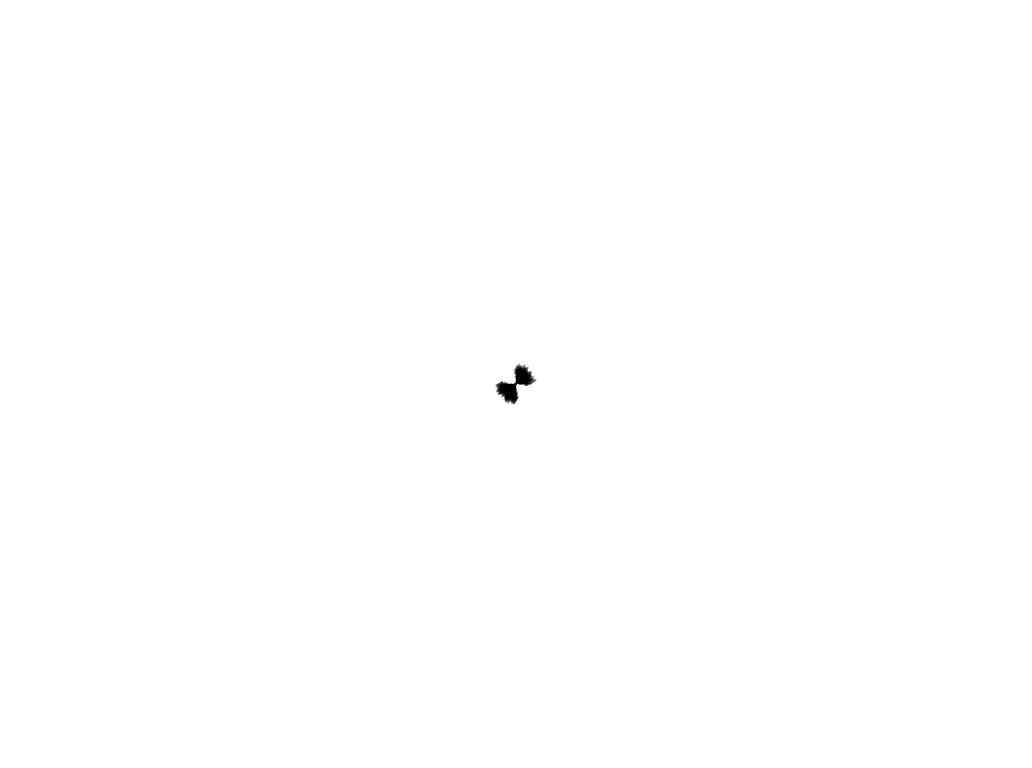
Frame 1 (no input)
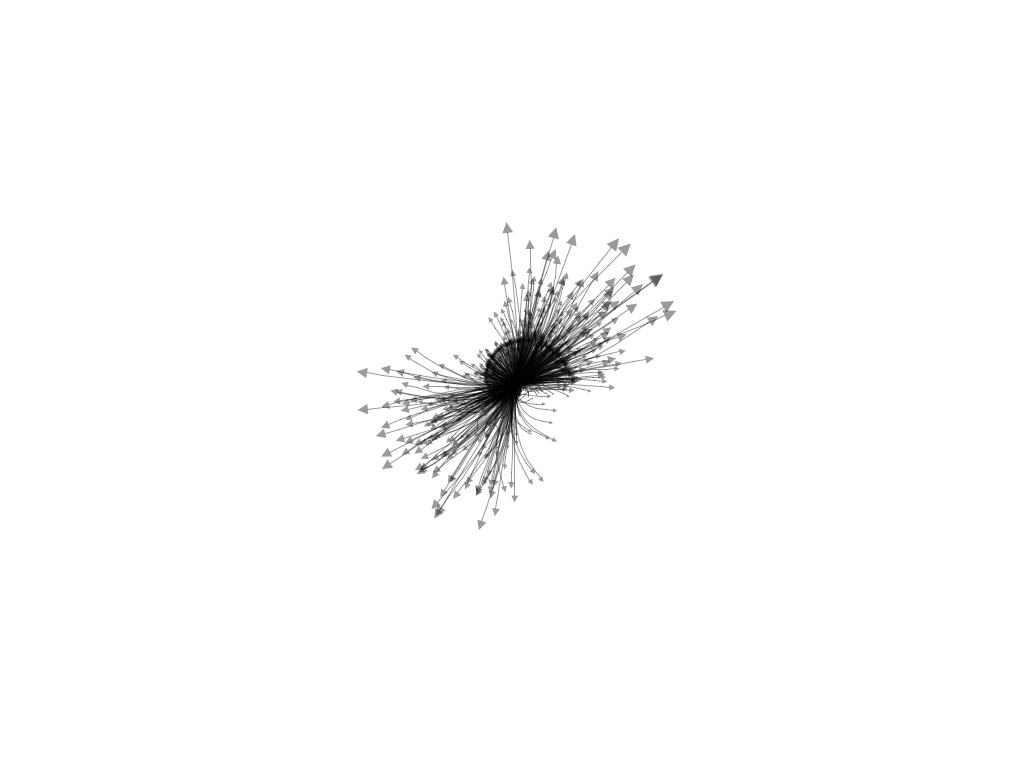
Frame 60 (the mouse pressed at the canvas centre just before this capture)
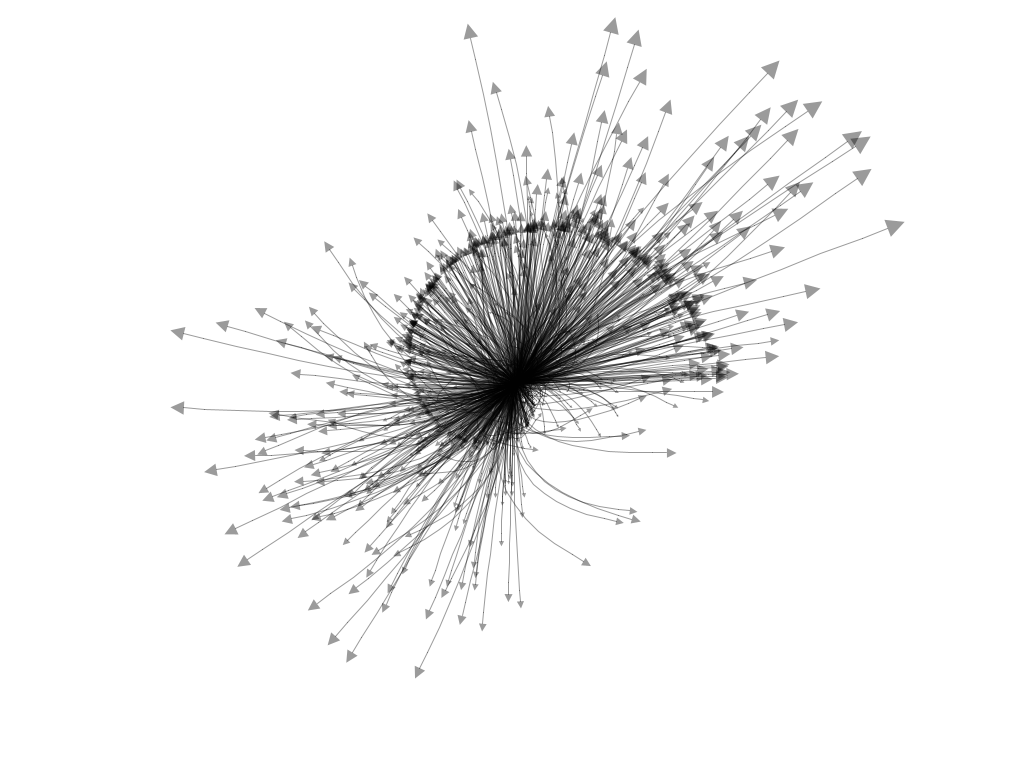
Frame 120 (the mouse held since frame 60 and released just before this capture)

The Processing sketch that drew these frames (run headless with seeded random() and noise(); from frame 60 on, the mouse is pressed at the canvas centre):

// Processing sketch: Drawingfunction
// ── Drawingfunction.pde
Particle[] particles = new Particle[1000];
boolean saving = false;
int count = 0;

void setup(){
  size(1032,768);
  smooth();
  
  //create particles
  for(int i = 0; i < particles.length; i++){
    particles[i] = new Particle(new PVector(width/2, height/2));
  }
}

void draw(){
  background(255);
  //draw the particles
  for(int i = 0; i < particles.length; i++){
    particles[i].update();
    particles[i].draw();
    if(particles[i].loc.x >= width && particles[i].loc.y >= height){
      count++;
      System.out.println("Trial: " + count + " Escapes: " + i + " x: " + 
                      particles[i].loc.x + " y: " + particles[i].loc.y);
      setup();
    }
  }
}

// ── Particle.pde
class Particle {
  PVector loc;
  PVector vel;
  PVector acc;
  
  PVector[] hist;
  int counter = 0;
  
  Particle(PVector l){
    float randmin = -HALF_PI;
    float randmax = 0;
    
    float r = random(0, TWO_PI);
    float x = cos(r) * r;
    float y = sin(r) * r;
    acc = new PVector(x / 250, y / 250);
    
    float q = random(-1, 1);
    r = random(randmin, randmax);
    x = cos(r) * q * q * q;
    y = sin(r) * q * q * q;
    vel = new PVector(2*x, 2*y);
    loc = l.get();
    hist = new PVector[1000];
  }
  
  void update(){
    vel.add(acc);
    loc.add(vel);
    
    //save location every 10 frames
    if(frameCount % 10 == 0 && counter < hist.length){
      hist[counter] = loc.get();
      counter++;
    }
  }
  
  void draw(){
    fill(100, 50);
    drawArrowHead(vel, loc, 10);
    noFill();
    //draw history path
    stroke(0, 100);
    beginShape();
    for(int i = 0; i < counter; i++){
      vertex(hist[i].x, hist[i].y);
    }
    if(counter > 0) vertex(loc.x, loc.y);
    endShape();
  }
  
  void drawArrowHead(PVector v, PVector loc, float scale){
    pushMatrix();
    float arrowsize = 4;
    // translate to location to render vector
    translate(loc.x, loc.y);
    
    // rotate to heading
    rotate(v.heading2D());
    
    // calculate length of vector & scale it to bigger or smaller if necessary
    float len = v.mag() * scale;
    arrowsize = map(len, 0, 10, 0, 1) * arrowsize;
    
    //Draw point
    stroke(0, 100);
    fill(0, 100);
    line(0, 0, len-arrowsize, 0);
    noStroke();
    beginShape();
    vertex(len, 0);
    vertex(len-arrowsize, +arrowsize/2);
    vertex(len-arrowsize, -arrowsize/2);
    endShape(CLOSE);
    popMatrix();
  }
}
